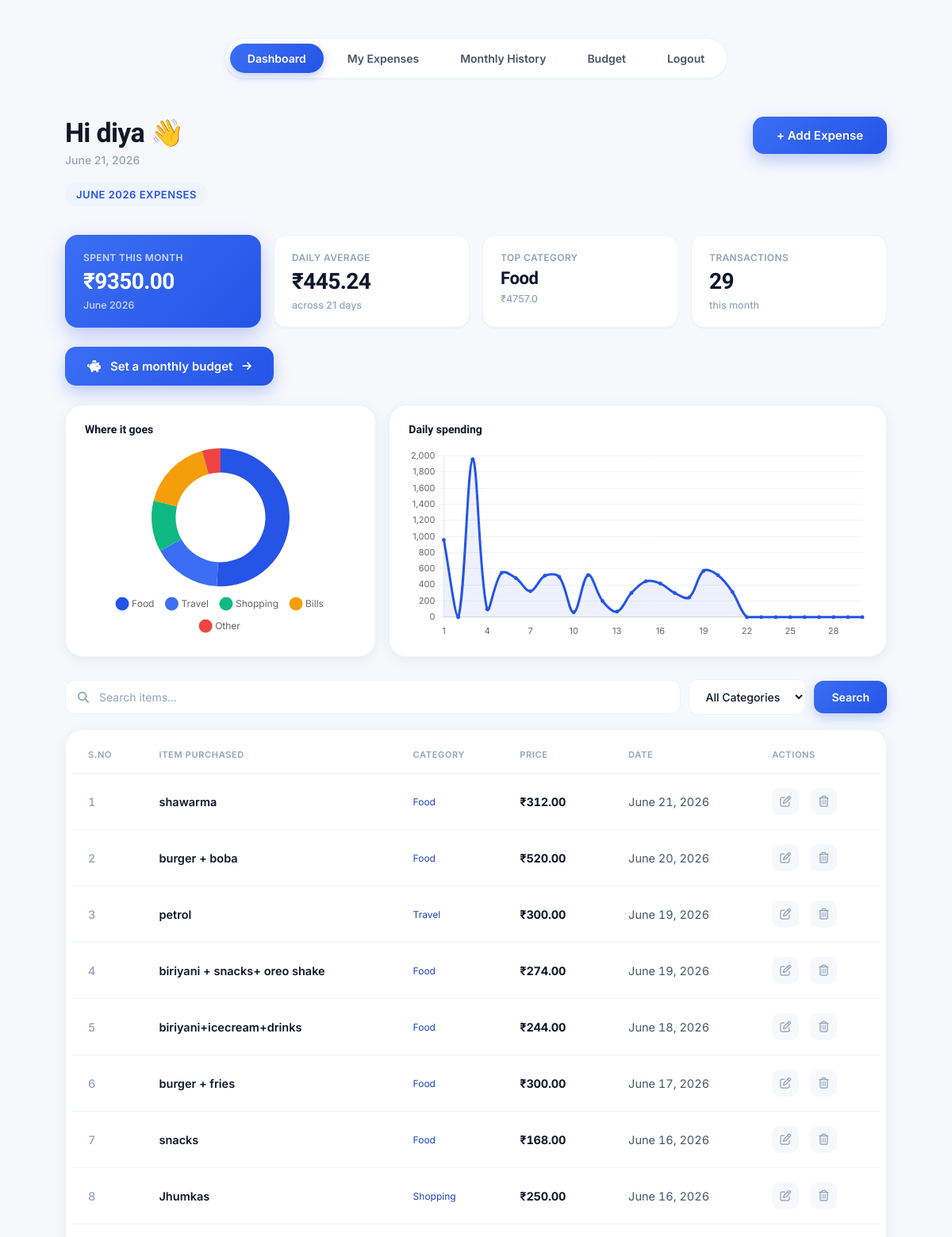
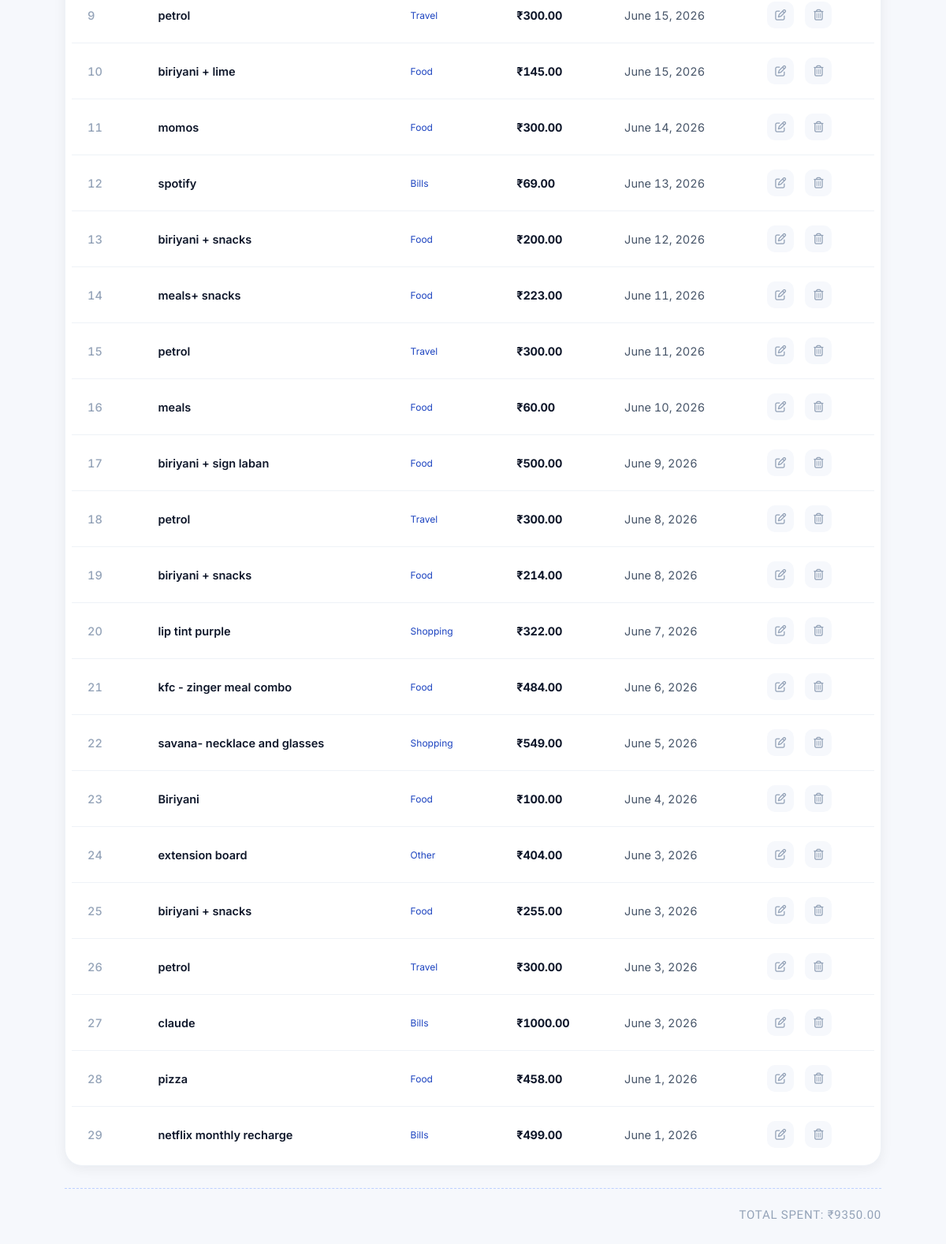
The page /dashboard/ (signed in) on the database its author committed (2 pictures, top to bottom).
### users/models.py (models this page shows, shortened)
class Expense(models.Model):
    user = models.ForeignKey(
        User,
        on_delete=models.CASCADE
    )
    item_name = models.CharField(
        max_length=100
    )
    category = models.CharField(
        max_length=50
    )
    amount = models.DecimalField(
        max_digits=10,
        decimal_places=2
    )
    expense_date = models.DateField()

### users/views.py (the view, shortened to what this page needs)
# urls.py: path('dashboard/',views.dashboard,name='dashboard'),
@login_required
def dashboard(request):
    today = date.today()
    search_query = request.GET.get('search', '').strip()
    category_filter = request.GET.get('category', '').strip()
    expenses = Expense.objects.filter(
        user=request.user,
        expense_date__month=today.month,
        expense_date__year=today.year
    )
    if search_query:
        expenses = expenses.filter(item_name__icontains=search_query)
    if category_filter and category_filter != 'All':
        expenses = expenses.filter(category=category_filter)
    expenses = expenses.order_by('-expense_date')
    total_spent = sum(
        expense.amount
        for expense in expenses
    )
    txn_count = expenses.count()
    days_elapsed = today.day
    daily_avg = total_spent / days_elapsed if days_elapsed else 0
    cat_totals = defaultdict(float)
    for e in expenses:
        cat_totals[e.category] += float(e.amount)
    if cat_totals:
        biggest_category = max(cat_totals, key=cat_totals.get)
        biggest_category_amount = cat_totals[biggest_category]
    else:
        biggest_category = "—"
        biggest_category_amount = 0
    category_labels = list(cat_totals.keys())
    category_values = [round(cat_totals[c], 2) for c in category_labels]
    days_in_month = calendar.monthrange(today.year, today.month)[1]
    daily_totals = [0.0] * days_in_month
    for e in expenses:
        daily_totals[e.expense_date.day - 1] += float(e.amount)
    day_labels = [str(d) for d in range(1, days_in_month + 1)]
    daily_values = [round(v, 2) for v in daily_totals]
    budget = Budget.objects.filter(user=request.user).first()
    monthly_limit = float(budget.monthly_limit) if budget else 0
    full_month_spent = sum(
        e.amount for e in Expense.objects.filter(
            user=request.user,
            expense_date__month=today.month,
            expense_date__year=today.year
        )
    )
    full_month_spent = float(full_month_spent)
    if monthly_limit > 0:
        budget_percent = min(round((full_month_spent / monthly_limit) * 100), 100)
        budget_remaining = round(monthly_limit - full_month_spent, 2)
        budget_overage = round(full_month_spent - monthly_limit, 2) if full_month_spent > monthly_limit else 0
        raw_percent = (full_month_spent / monthly_limit) * 100
        if raw_percent >= 100:
            budget_status = 'over'
        elif raw_percent >= 75:
            budget_status = 'warn'
        else:
            budget_status = 'ok'
    else:
        budget_percent = 0
        budget_remaining = 0
        budget_overage = 0
        budget_status = 'none'
    full_month_qs = Expense.objects.filter(
        user=request.user,
        expense_date__month=today.month,
        expense_date__year=today.year
    )
    cat_spent = defaultdict(float)
    for e in full_month_qs:
        cat_spent[e.category] += float(e.amount)
    category_budgets = []
    context = {
        'today': today,
        'current_month': today.strftime("%B %Y"),
        'expenses': expenses,
        'total_spent': total_spent,
        'search_query': search_query,
        'category_filter': category_filter or 'All',
        'categories': CATEGORIES,
        'txn_count': txn_count,
        'daily_avg': round(daily_avg, 2),
        'biggest_category': biggest_category,
        'biggest_category_amount': round(biggest_category_amount, 2),
        'category_labels': category_labels,
        'category_values': category_values,
        'day_labels': day_labels,
        'daily_values': daily_values,
        'monthly_limit': round(monthly_limit, 2),
        'full_month_spent': round(full_month_spent, 2),
        'budget_percent': budget_percent,
        'budget_remaining': budget_remaining,
        'budget_overage': budget_overage,
        'budget_status': budget_status,
        'category_budgets': category_budgets,
    }
    return render(
        request,
        'index.html',
        context
    )

### users/templates/index.html (shortened to what this page needs)
{% load static %}
<!DOCTYPE html>
<html lang="en">
<head>
<link rel="stylesheet"
href="https://cdnjs.cloudflare.com/ajax/libs/font-awesome/6.5.1/css/all.min.css">
<link rel="stylesheet"
      href="{% static 'css/dashboard.css' %}">
</head>
<body>
<div class="container">
<div class="navbar">
    <a href="{% url 'dashboard' %}"
       class="active">
        Dashboard
    </a>
    <a href="#expenseList"
       class="nav-jump"
       onclick="scrollToExpenses(event)">
        My Expenses
    </a>
    <a href="{% url 'monthly_history' %}">
        Monthly History
    </a>
    <a href="{% url 'budget' %}">
        Budget
    </a>
    <a href="{% url 'logout' %}"
       class="nav-logout">
        Logout
    </a>
</div>
<div class="header">
    <div>
        <h1>
            Hi {{ request.user.username }} 👋
        </h1>
        <p>
            {{ today }}
        </p>
        <h2>
            {{ current_month }} Expenses
        </h2>
    </div>
    <div>
        <button
            class="add-btn"
            onclick="openModal()">
            + Add Expense
        </button>
    </div>
</div>
<div class="cards">
    <div class="card">
        <span class="card-label">Spent this month</span>
        <span class="card-value">₹{{ total_spent }}</span>
        <span class="card-sub">{{ current_month }}</span>
    </div>
    <div class="card">
        <span class="card-label">Daily average</span>
        <span class="card-value">₹{{ daily_avg }}</span>
        <span class="card-sub">across {{ today.day }} days</span>
    </div>
    <div class="card">
        <span class="card-label">Top category</span>
        <span class="card-value card-value-sm">{{ biggest_category }}</span>
        <span class="card-sub">₹{{ biggest_category_amount }}</span>
    </div>
    <div class="card">
        <span class="card-label">Transactions</span>
        <span class="card-value">{{ txn_count }}</span>
        <span class="card-sub">this month</span>
    </div>
</div>
{% if budget_status != 'none' or category_budgets %}
<div class="budget-block">
    {% if budget_status != 'none' %}
    <a href="{% url 'budget' %}" class="budget-strip budget-strip-{{ budget_status }}">
        <div class="budget-strip-info">
            <span class="budget-strip-label">Monthly budget</span>
            <span class="budget-strip-amount">₹{{ full_month_spent }} <span class="budget-strip-of">/ ₹{{ monthly_limit }}</span></span>
        </div>
        <div class="budget-strip-bar">
            <div class="budget-fill budget-fill-{{ budget_status }}" style="width: {{ budget_percent }}%;"></div>
        </div>
        <div class="budget-strip-pct budget-pct-{{ budget_status }}">{{ budget_percent }}%</div>
    </a>
    {% endif %}
    {% if category_budgets %}
    <a href="{% url 'budget' %}" class="cat-budget-mini-wrap">
        {% for cb in category_budgets %}
        <div class="cat-budget-mini">
            <div class="cat-budget-mini-top">
                <span class="cat-budget-mini-name">{{ cb.category }}</span>
                <span class="cat-budget-mini-pct budget-pct-{{ cb.status }}">{{ cb.percent }}%</span>
            </div>
            <div class="cat-budget-mini-bar">
                <div class="budget-fill budget-fill-{{ cb.status }}" style="width: {{ cb.percent }}%;"></div>
            </div>
            <span class="cat-budget-mini-amt">₹{{ cb.spent }} / ₹{{ cb.limit }}</span>
        </div>
        {% endfor %}
    </a>
    {% endif %}
</div>
{% else %}
<a href="{% url 'budget' %}" class="budget-set-btn">
    <i class="fa-solid fa-piggy-bank"></i>
    <span>Set a monthly budget</span>
    <i class="fa-solid fa-arrow-right"></i>
</a>
{% endif %}
<div class="charts">
    <div class="chart-box">
        <h3 class="chart-title">Where it goes</h3>
        {% if category_labels %}
            <canvas id="categoryChart"></canvas>
        {% else %}
            <p class="chart-empty">No data yet this month</p>
        {% endif %}
    </div>
    <div class="chart-box chart-box-wide">
        <h3 class="chart-title">Daily spending</h3>
        {% if category_labels %}
            <canvas id="dailyChart"></canvas>
        {% else %}
            <p class="chart-empty">No data yet this month</p>
        {% endif %}
    </div>
</div>
<form method="GET" class="filter-bar" id="filterBar">
    <div class="search-field">
        <input
            type="text"
            name="search"
            value="{{ search_query }}"
            placeholder="Search items..."
            autocomplete="off">
    </div>
    <select name="category" onchange="document.getElementById('filterBar').submit()">
        <option value="All" {% if category_filter == 'All' %}selected{% endif %}>All Categories</option>
    </select>
    <button type="submit" class="filter-apply-btn">Search</button>
</form>
<div class="table-container" id="expenseList">
    <table>
        <thead>
            <tr>
                <th>S.No</th>
                <th>Item Purchased</th>
                <th>Category</th>
                <th>Price</th>
                <th>Date</th>
                <th>Actions</th>
            </tr>
        </thead>
        <tbody>
            {% for expense in expenses %}
            <tr>
                <td>{{ forloop.counter }}</td>
                <td>{{ expense.item_name }}</td>
                <td>{{ expense.category }}</td>
                <td>₹{{ expense.amount }}</td>
                <td>{{ expense.expense_date }}</td>
               <td>
                    <div class="action-cell">
                        <a href="{% url 'edit_expense' expense.id %}"class="edit-btn">
                            <i class="fa-regular fa-pen-to-square"></i>
                        </a>
                        <a href="#"class="delete-btn" onclick="openDeleteModal({{ expense.id }})">
                            <i class="fa-regular fa-trash-can"></i>
                        </a>
                    </div>
                </td>
            </tr>
            {% endfor %}
        </tbody>
    </table>
</div>
<div class="total">
    Total Spent:
    ₹{{ total_spent }}
</div>
</div>
<script>
(function () {
    const $ = id => document.getElementById(id);
    const read = id => JSON.parse($(id).textContent);
    const BLUE    = "#2554e6";
    const PALETTE = ["#2554e6","#3b6ef5","#10b981","#f59e0b","#ef4444","#8b5cf6","#06b6d4"];
    const catLabels = read("category-labels");
    const catValues = read("category-values");
    const dayLabels = read("day-labels");
    const dayValues = read("daily-values");
    // DONUT — category breakdown
    if ($("categoryChart") && catLabels.length) {
        new Chart($("categoryChart"), {
            type: "doughnut",
            data: {
                labels: catLabels,
                datasets: [{ data: catValues, backgroundColor: PALETTE, borderWidth: 0 }]
            },
            options: {
                maintainAspectRatio: false,
                cutout: "65%",
                plugins: {
                    legend: {
                        position: "bottom",
                        labels: { padding: 16, usePointStyle: true, font: { family: "Inter", size: 12 } }
                    }
                }
            }
        });
    }
    // LINE — daily spending across the month
    if ($("dailyChart") && dayLabels.length) {
        new Chart($("dailyChart"), {
            type: "line",
            data: {
                labels: dayLabels,
                datasets: [{
                    data: dayValues,
                    borderColor: BLUE,
                    backgroundColor: "rgba(37,84,230,.08)",
                    fill: true,
                    tension: .35,
                    pointRadius: 2,
                    pointBackgroundColor: BLUE
                }]
            },
            options: {
                maintainAspectRatio: false,
                plugins: { legend: { display: false } },
                scales: {
                    x: { grid: { display: false }, ticks: { font: { family: "Inter", size: 11 }, maxTicksLimit: 12 } },
                    y: { beginAtZero: true, grid: { color: "#eef2f7" }, ticks: { font: { family: "Inter", size: 11 } } }
                }
            }
        });
    }
})();
</script>
</body>
</html>

### rows shown on the page
Expense: category "Food", item_name "shawarma", amount "312.00", expense_date "June 21, 2026"
Expense: item_name "burger + boba", category "Food", amount "520.00", expense_date "June 20, 2026"
Expense: item_name "petrol", category "Travel", amount "300.00", expense_date "June 19, 2026"
Expense: item_name "biriyani + snacks+ oreo shake", category "Food", amount "274.00", expense_date "June 19, 2026"
Expense: item_name "biriyani+icecream+drinks", category "Food", amount "244.00", expense_date "June 18, 2026"
Expense: item_name "burger + fries", category "Food", amount "300.00", expense_date "June 17, 2026"
Expense: item_name "snacks", category "Food", amount "168.00", expense_date "June 16, 2026"
Expense: item_name "Jhumkas", category "Shopping", amount "250.00", expense_date "June 16, 2026"
Expense: item_name "petrol", category "Travel", amount "300.00", expense_date "June 15, 2026"
Expense: item_name "biriyani + lime", category "Food", amount "145.00", expense_date "June 15, 2026"
Expense: item_name "momos", category "Food", amount "300.00", expense_date "June 14, 2026"
Expense: item_name "spotify", category "Bills", amount "69.00", expense_date "June 13, 2026"
Expense: item_name "biriyani + snacks", category "Food", amount "200.00", expense_date "June 12, 2026"
Expense: item_name "meals+ snacks", category "Food", amount "223.00", expense_date "June 11, 2026"
Expense: item_name "petrol", category "Travel", amount "300.00", expense_date "June 11, 2026"
Expense: item_name "meals", category "Food", amount "60.00", expense_date "June 10, 2026"
Expense: item_name "biriyani + sign laban", category "Food", amount "500.00", expense_date "June 9, 2026"
Expense: item_name "petrol", category "Travel", amount "300.00", expense_date "June 8, 2026"
Expense: item_name "biriyani + snacks", category "Food", amount "214.00", expense_date "June 8, 2026"
Expense: item_name "lip tint purple", category "Shopping", amount "322.00", expense_date "June 7, 2026"
Expense: item_name "kfc - zinger meal combo", category "Food", amount "484.00", expense_date "June 6, 2026"
Expense: item_name "savana- necklace and glasses", category "Shopping", amount "549.00", expense_date "June 5, 2026"
Expense: item_name "Biriyani", category "Food", amount "100.00", expense_date "June 4, 2026"
Expense: item_name "extension board", category "Other", amount "404.00", expense_date "June 3, 2026"
Expense: item_name "biriyani + snacks", category "Food", amount "255.00", expense_date "June 3, 2026"
Expense: item_name "petrol", category "Travel", amount "300.00", expense_date "June 3, 2026"
Expense: item_name "claude", category "Bills", amount "1000.00", expense_date "June 3, 2026"
Expense: item_name "pizza", category "Food", amount "458.00", expense_date "June 1, 2026"
Expense: item_name "netflix monthly recharge", category "Bills", amount "499.00", expense_date "June 1, 2026"

### other values the page prints
{{ request.user.username }} "diya"
{{ total_spent }} "9350.00"
{{ daily_avg }} "445.24"
{{ biggest_category_amount }} "4757.0"
{{ txn_count }} "29"
